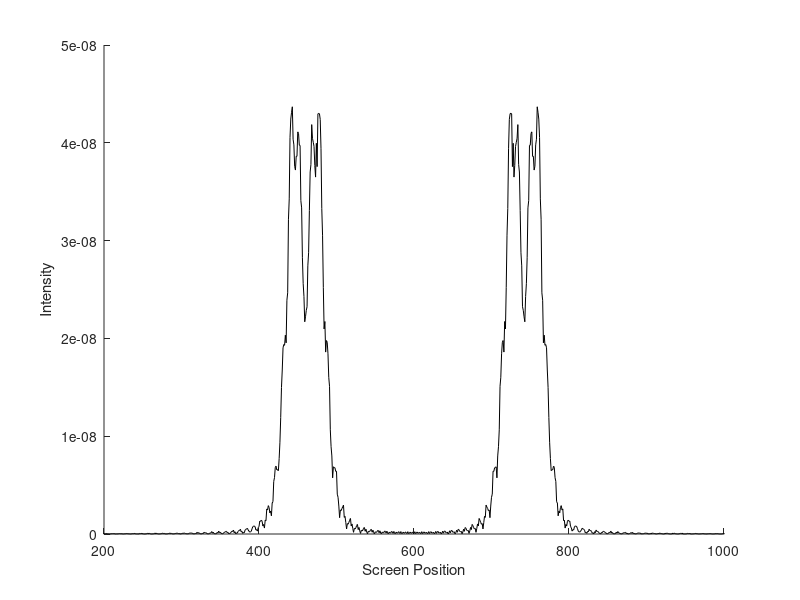

Recreate this plot in MATLAB.
% Simulate the double slit
% by Quentin Anthony

clear
close all
clc
    
% near field ~ 1um
% far field ~ 1m
% all distances are in nm

screenlength=1200*3673.6*10^3/2592;
distance=.2*10^7;
wavelength=632;
slitwidth=10^5;
double_slit_separation=2*10^5;

counter=0;
% find intensity at every point on the screen
for x=0:screenlength/1200:screenlength
    counter=counter+1;
    wave(counter)=0;
    % add contributions from 1000 point sources
    for n=screenlength/2-slitwidth/2-double_slit_separation:slitwidth/1000:screenlength/2+slitwidth/2-double_slit_separation
        r=sqrt(distance^2+(x-n)^2);
        wave(counter)=wave(counter)+exp(1i*2*pi/wavelength*r)/r;
    end
    for n=screenlength/2-slitwidth/2+double_slit_separation:slitwidth/1000:screenlength/2+slitwidth/2+double_slit_separation
        r=sqrt(distance^2+(x-n)^2);
        wave(counter)=wave(counter)+exp(1i*2*pi/wavelength*r)/r;
    end
    intensity(counter)=abs(wave(counter))^2;
end

figure();
hold on
plot(intensity,'black')
xlabel('Screen Position')
ylabel('Intensity')
xlim([200 1000])
